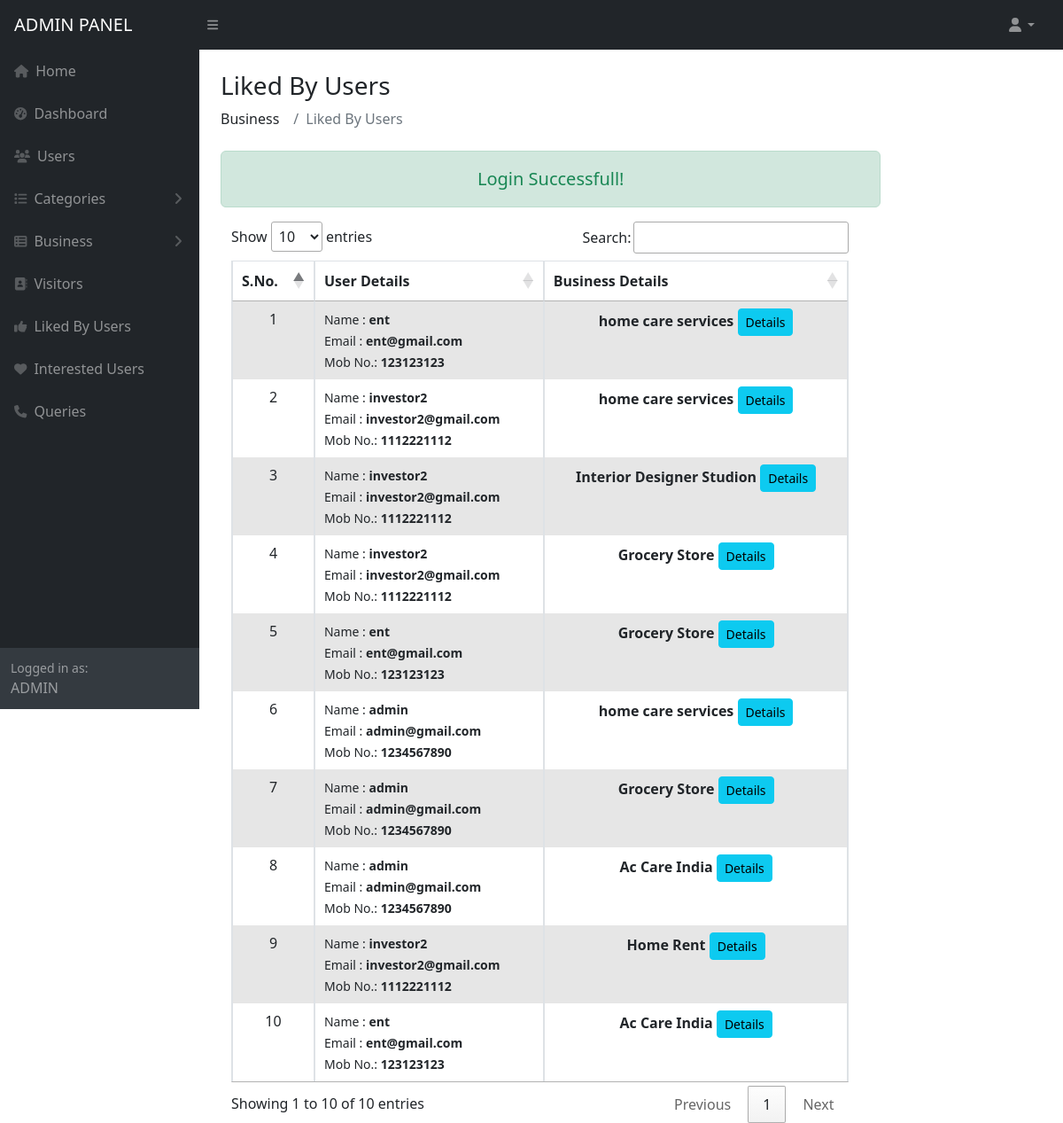
/common/likes.php (signed in), run on the app's committed database.
### tables this page shows
CREATE TABLE `business` (
  `b_id` int(11) NOT NULL,
  `u_id` int(11) NOT NULL,
  `sc_id` int(11) NOT NULL,
  `b_name` varchar(50) NOT NULL,
  `b_image` varchar(100) NOT NULL,
  `b_desc` varchar(300) NOT NULL,
  `b_fund_amt` varchar(100) NOT NULL,
  `b_future_plan` varchar(300) NOT NULL,
  `b_date` datetime NOT NULL DEFAULT current_timestamp(),
  `b_status` varchar(10) NOT NULL DEFAULT 'Active'
);

CREATE TABLE `b_users` (
  `bu_id` int(11) NOT NULL,
  `bu_name` varchar(30) NOT NULL,
  `bu_email` varchar(30) NOT NULL,
  `bu_pwd` varchar(20) NOT NULL,
  `bu_mobno` varchar(20) NOT NULL,
  `bu_type` varchar(10) NOT NULL COMMENT '1: admin 2: enterprenuer, 3: investor',
  `bu_status` varchar(20) NOT NULL DEFAULT 'Active'
);

### common/likes.php (the view, shortened to what this page needs)
<?php include ("../common/header.php"); ?>
<?php include ("../common/sidebar.php"); ?>
<div id="layoutSidenav_content">
    <main>
        <div class="container-fluid px-4">
            <h3 class="mt-4">Liked By Users</h3>
            <ol class="breadcrumb mb-4">
                <li class="breadcrumb-item">Business</li>
                <li class="breadcrumb-item active">Liked By Users</li>
            </ol>
            <div class="text-center">
                <?php
                    if(isset($_SESSION['msg1'])){
                    ?>
                        <div class="col-12 mb-3 alert alert-success" role="alert">
                            <small class="text-success" style="font-size:20px"><?=$_SESSION['msg1']?></small>
                        </div>
                    <?php
                    } else if(isset($_SESSION['msg2'])) {
                    ?>
                        <div class="col-12 mb-3 alert alert-danger" role="alert">
                            <small class="text-danger" style="font-size:20px"><?=$_SESSION['msg2']?></small>
                        </div>
                        <?php
                        unset($_SESSION['msg2']);
                    }
                ?>
            </div>
            <div class="container row">
                <div class="col-md-12">
                    <div class="table-responsive ">
                        <table id="table" class="table table-striped table-bordered" style="width:100%">
                            <thead class="text-center">
                                <tr>
                                    <th>S.No.</th>
                                    <th>User Details</th>
                                    <th>Business Details</th>
                                </tr>
                            </thead>
                            <tbody>
                                <?php
                                    if($_SESSION['bu_type']=='1'){
                                        $execute = mysqli_query($b_connect, "SELECT * from business, likes,b_users  WHERE b_users.bu_id = likes.e_u_id AND business.b_id = likes.b_id ORDER BY likes.l_id DESC");
                                    } else {
                                        $u_id = $_SESSION['bu_id'];
                                        $execute = mysqli_query($b_connect, "SELECT * from business, likes,b_users  WHERE b_users.bu_id = likes.e_u_id AND business.b_id = likes.b_id AND business.u_id = '$u_id' ORDER BY likes.l_id DESC");
                                    }
                                    $count = '1';
                                    while($busin = mysqli_fetch_object($execute)) {
                                        ?>
                                        <tr>
                                            <td class="text-center"><?=$count?></td>
                                            <td>
                                                <small>
                                                Name : <b><?=$busin->bu_name?></b></br>
                                                Email : <b><?=$busin->bu_email?></b></br>
                                                Mob No.: <b><?=$busin->bu_mobno?></b>
                                                </small>
                                            </td>
                                            <td class="text-center">
                                                <b><?=$busin->b_name?></b>
                                                <a target="_blank" class="btn btn-sm btn-info" href="../business_desc.php?id=<?=$busin->b_id?>">Details</a>
                                            </td>
                                        </tr>
                                        <?php
                                        $count++;
                                    }
                                ?>
                            </tbody>
                        </table>
                    </div>
                </div>
            </div>
        </div>
    </main>
</div>
<?php include("../common/footer.php"); ?>

### data on the page
business: u.bu_name "ent", u.bu_email "ent@gmail.com", u.bu_mobno "123123123", b_name "home care services", b_users.bu_name "investor2", b_users.bu_email "investor2@gmail.com", b_users.bu_mobno "1112221112", b_users.bu_name "admin", b_users.bu_email "admin@gmail.com", b_users.bu_mobno "1234567890"
business: b_users.bu_name "investor2", b_users.bu_email "investor2@gmail.com", b_users.bu_mobno "1112221112", b_name "Interior Designer Studion"
business: b_users.bu_name "investor2", b_users.bu_email "investor2@gmail.com", b_users.bu_mobno "1112221112", b_name "Grocery Store", b_users.bu_name "ent", b_users.bu_email "ent@gmail.com", b_users.bu_mobno "123123123", b_users.bu_name "admin", b_users.bu_email "admin@gmail.com", b_users.bu_mobno "1234567890"
business: b_users.bu_name "admin", b_users.bu_email "admin@gmail.com", b_users.bu_mobno "1234567890", b_name "Ac Care India", b_users.bu_name "ent", b_users.bu_email "ent@gmail.com", b_users.bu_mobno "123123123"
business: b_users.bu_name "investor2", b_users.bu_email "investor2@gmail.com", b_users.bu_mobno "1112221112", b_name "Home Rent"

### other printed values
$_SESSION['bu_name'] "ADMIN"
$_SESSION['msg1'] "Login Successfull!"
